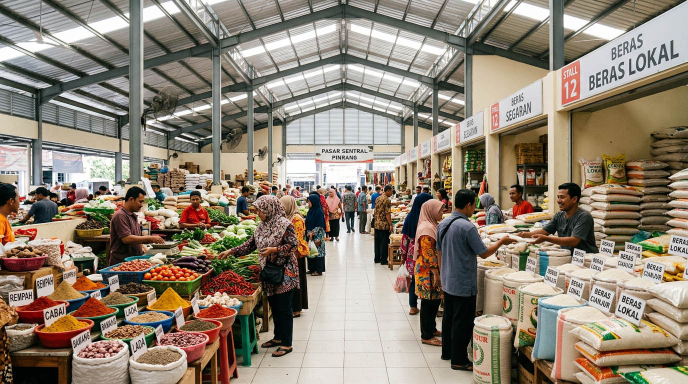
#> input picture assets/banner/pasar_sentral_pinrang_clean_hd.jpg, 1376 x 768 px (shown at 1/2 size)
$ python generate_market_assets.py
#> lines starting #> are read from the running program, lines starting #| are printed output that depends on the picture
import os
from PIL import Image, ImageDraw, ImageFont, ImageFilter

def create_market_photos():
    os.makedirs(os.path.join("assets", "pasar"), exist_ok=True)

    base_banner = os.path.join("assets", "banner", "pasar_sentral_pinrang_clean_hd.jpg")
    if not os.path.exists(base_banner):
        base_banner = os.path.join("assets", "banner", "1741917868_c77d822a24b99f45347f.png")

    markets_meta = [
        {
            "filename": "pasar_sentral_pinrang.jpg",
            "name": "PASAR SENTRAL PINRANG",
            "district": "KECAMATAN WATANG SAWITTO",
            "badge": "🟢 PASAR BEROPERASI AKTIF (BAROMETER DAERAH)",
            "badge_bg": (16, 185, 129),
            "theme_color": (15, 44, 89),
            "sub": "Pusat Induk Distribusi & 786 Lapak Terdata"
        },
        {
            "filename": "pasar_pekkabata.jpg",
            "name": "PASAR PEKKABATA",
            "district": "KECAMATAN DUAMPANUA",
            "badge": "🟢 PASAR AKTIF • JALUR POROS TRANS-SULAWESI",
            "badge_bg": (16, 185, 129),
            "theme_color": (26, 77, 46),
            "sub": "Hari Pasar: Rabu & Sabtu • Sentra Pangan & Ternak"
        },
        {
            "filename": "pasar_bungi.jpg",
            "name": "PASAR BUNGI",
            "district": "KECAMATAN DUAMPANUA",
            "badge": "🟢 PASAR AKTIF • PERDESAAN DUAMPANUA",
            "badge_bg": (16, 185, 129),
            "theme_color": (30, 58, 138),
            "sub": "Hari Pasar: Kamis & Minggu • Komoditas Hasil Bumi"
        },
        {
            "filename": "pasar_langnga.jpg",
            "name": "PASAR LANGNGA",
            "district": "KECAMATAN MATTIRO SOMPE",
            "badge": "🟢 PASAR AKTIF • SENTRA PESISIR & TAMBAK",
            "badge_bg": (16, 185, 129),
            "theme_color": (14, 116, 144),
            "sub": "Hari Pasar: Selasa & Jumat • Ikan Bandeng & Hasil Laut"
        },
        {
            "filename": "pasar_teppo_benteng.jpg",
            "name": "PASAR TEPPO / BENTENG",
            "district": "KECAMATAN PATAMPANUA",
            "badge": "🟢 PASAR AKTIF • SENTRA LUMBUNG PADI",
            "badge_bg": (16, 185, 129),
            "theme_color": (120, 53, 15),
            "sub": "Hari Pasar: Senin & Kamis • Komoditas Padi & Palawija"
        },
        {
            "filename": "pasar_kariango.jpg",
            "name": "PASAR KARIANGO",
            "district": "KECAMATAN MATTIRO BULU",
            "badge": "🟢 PASAR AKTIF • PERDESAAN MATTIRO BULU",
            "badge_bg": (16, 185, 129),
            "theme_color": (21, 94, 117),
            "sub": "Hari Pasar: Rabu & Sabtu • Pertanian & Sembako"
        },
        {
            "filename": "pasar_pajalele.jpg",
            "name": "PASAR PAJALELE",
            "district": "KECAMATAN LEMBANG",
            "badge": "🟢 PASAR AKTIF • DATARAN TINGGI LEMBANG",
            "badge_bg": (16, 185, 129),
            "theme_color": (77, 124, 15),
            "sub": "Hari Pasar: Senin & Jumat • Kopi & Sayuran Pegunungan"
        },
        {
            "filename": "pasar_paleteang_inpres.jpg",
            "name": "PASAR PALETEANG",
            "district": "KECAMATAN PALETEANG",
            "badge": "⚫ TIDAK BEROPERASI (EKS PASAR INPRES / ASET)",
            "badge_bg": (71, 85, 105),
            "theme_color": (30, 41, 59),
            "sub": "Klasifikasi Historis: Perda 2/2017 • Non-Aktif Faktual 2026"
        },
        {
            "filename": "pasar_suppa_evaluasi.jpg",
            "name": "PASAR SUPPA",
            "district": "KECAMATAN SUPPA",
            "badge": "🟠 PERLU VERIFIKASI OPERASIONAL",
            "badge_bg": (217, 119, 6),
            "theme_color": (67, 56, 202),
            "sub": "Sarana Pesisir Suppa • Tahap Evaluasi Pemanfaatan Dinas"
        },
        {
            "filename": "pasar_marawi_tiroang.jpg",
            "name": "PASAR MARAWI",
            "district": "KECAMATAN TIROANG",
            "badge": "🟠 PERLU VERIFIKASI LANJUTAN",
            "badge_bg": (217, 119, 6),
            "theme_color": (13, 148, 136),
            "sub": "Sentra Hortikultura Tiroang • Pemutakhiran Data 2026"
        },
        {
            "filename": "pasar_placeholder_verified.jpg",
            "name": "SARANA PASAR RAKYAT DAERAH",
            "district": "DISPERINDAG ESDM KABUPATEN PINRANG",
            "badge": "🟠 DOKUMENTASI SEDANG DIPERBARUI",
            "badge_bg": (217, 119, 6),
            "theme_color": (15, 23, 42),
            "sub": "Verifikasi Lapangan Bertahap Berbasis Data Faktual"
        }
    ]

    # Coba load font
    font_path_bold = "C:\\Windows\\Fonts\\arialbd.ttf"
    font_path_reg = "C:\\Windows\\Fonts\\arial.ttf"

    try:
        f_title = ImageFont.truetype(font_path_bold, 44)
        f_sub = ImageFont.truetype(font_path_bold, 24)
        f_badge = ImageFont.truetype(font_path_bold, 20)
        f_tag = ImageFont.truetype(font_path_reg, 20)
    except:
        f_title = f_sub = f_badge = f_tag = ImageFont.load_default()

    for item in markets_meta:
        W, H = 1200, 675
        img = Image.new("RGB", (W, H), item["theme_color"])
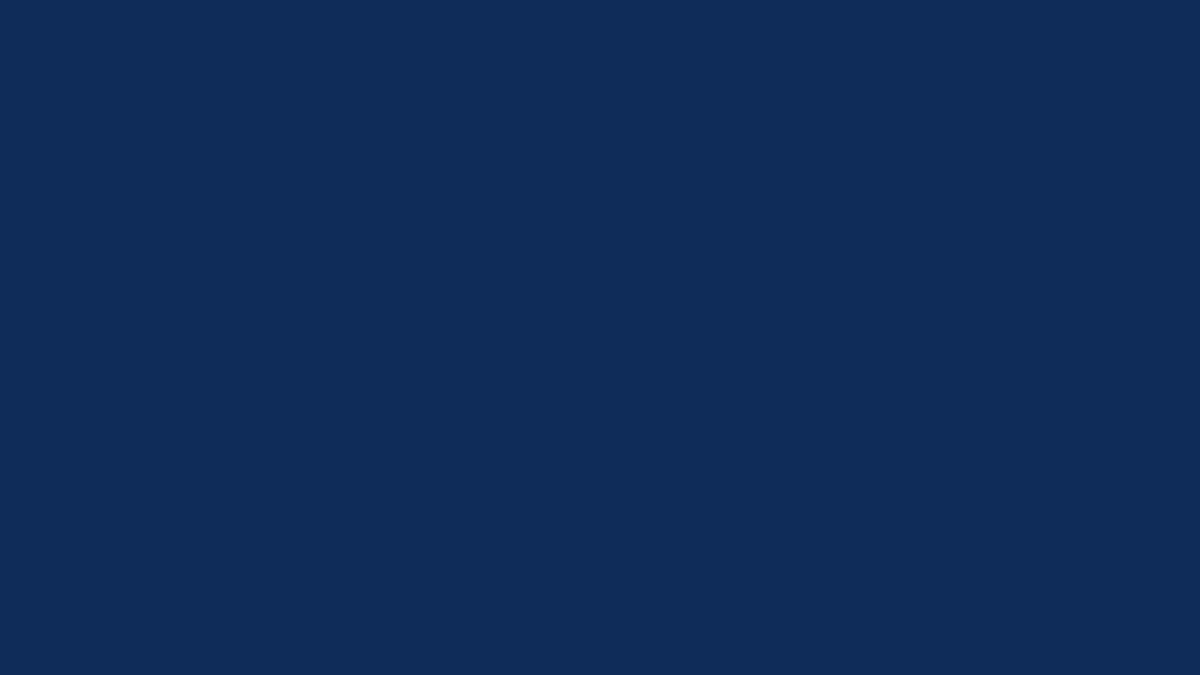
#> img: PIL image 1200x675 RGB; mean R, G, B 15, 44, 89

        # Jika ada background image, blend secara elegan
        if os.path.exists(base_banner):
            try:
                bg = Image.open(base_banner).convert("RGB")
#> bg is the input picture: PIL image 1376x768 RGB; mean R, G, B 143.1, 131.1, 116.1
                bg = bg.resize((W, H), Image.Resampling.LANCZOS)
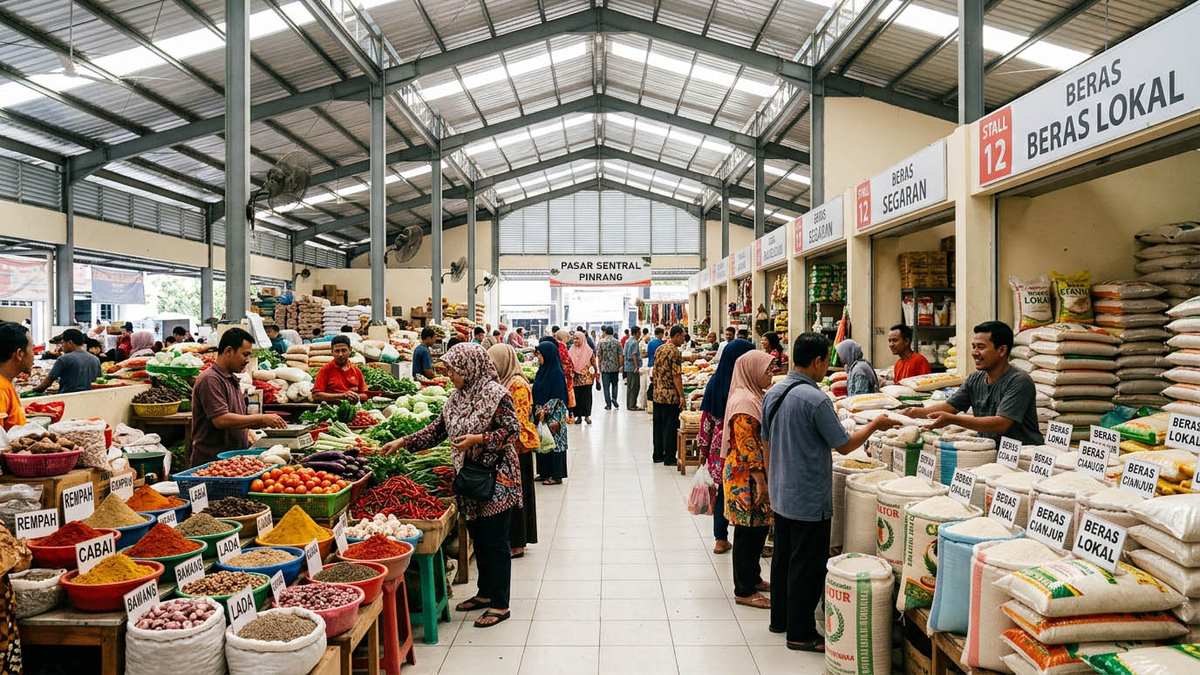
#> bg: PIL image 1200x675 RGB; mean R, G, B 143.1, 131.1, 116.1
                # Gelapkan background
                bg_dark = Image.new("RGB", (W, H), item["theme_color"])
                img = Image.blend(bg, bg_dark, 0.45)
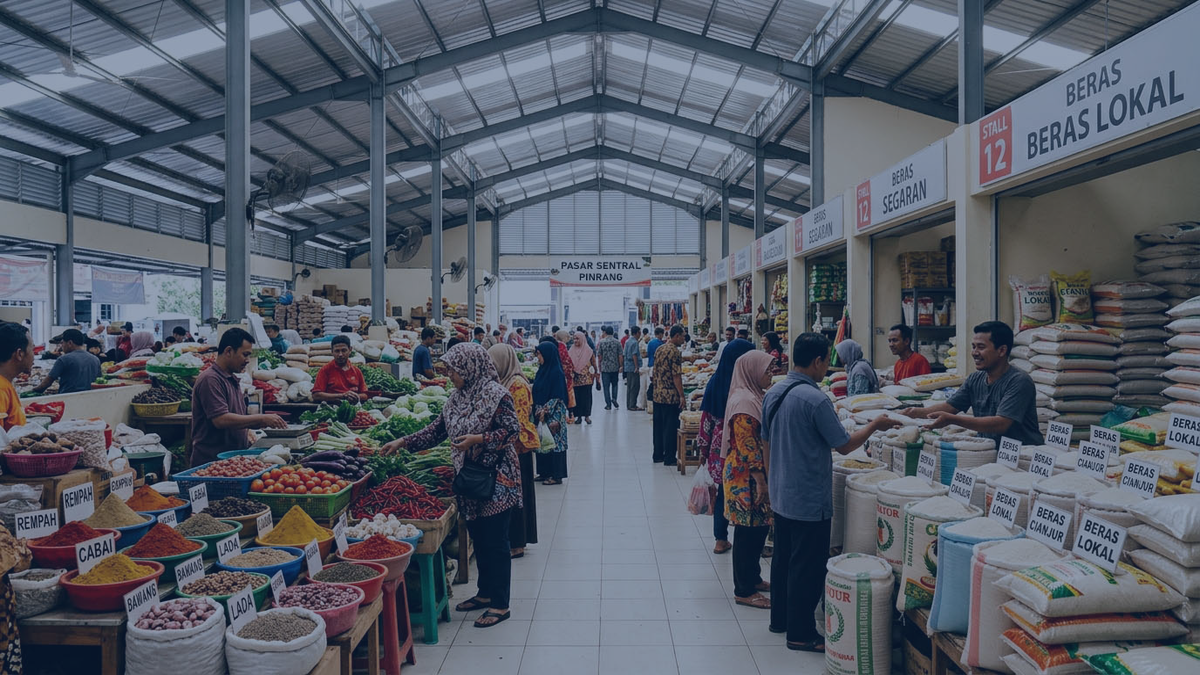
#> img: PIL image 1200x675 RGB; mean R, G, B 85, 91.4, 103.5
            except Exception as e:
                pass

        draw = ImageDraw.Draw(img)

        # Gradient overlay di bagian bawah
        overlay = Image.new("RGBA", (W, H), (0, 0, 0, 0))
#> overlay: PIL image 1200x675 RGBA; every value is 0
        d_over = ImageDraw.Draw(overlay)
        for y in range(H // 3, H):
            alpha = int(240 * ((y - H // 3) / (H * 2 // 3)))
            d_over.line([(0, y), (W, y)], fill=(10, 15, 30, alpha))
        img = Image.alpha_composite(img.convert("RGBA"), overlay).convert("RGB")
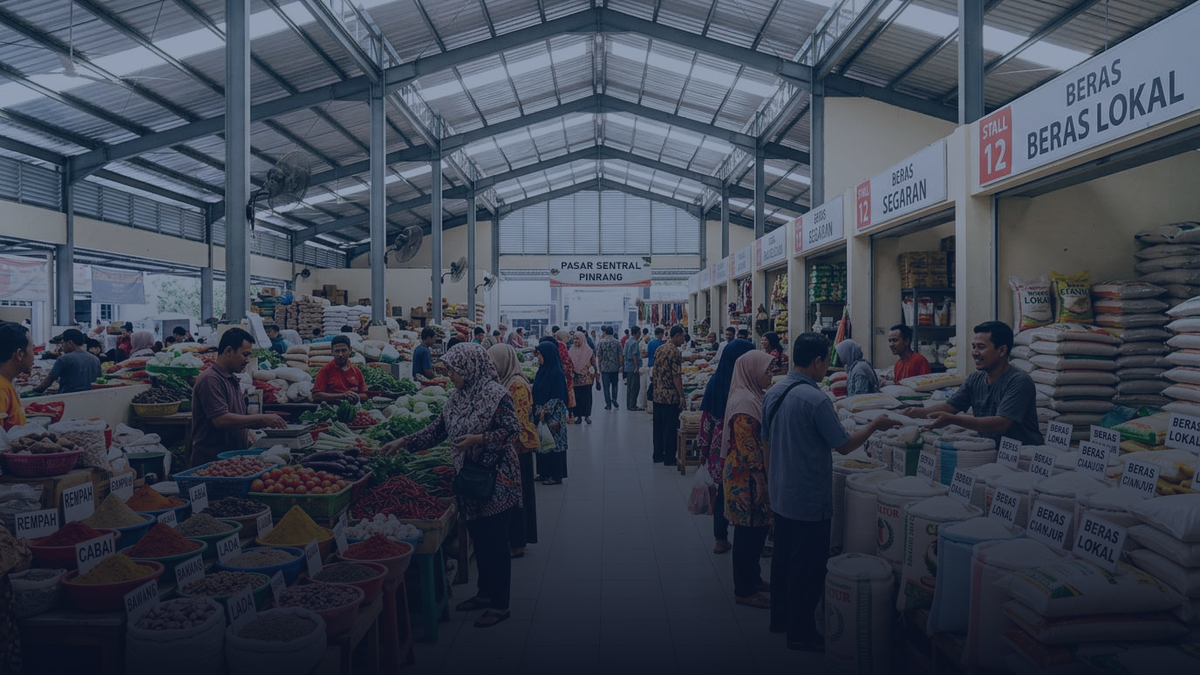
#> img: PIL image 1200x675 RGB; mean R, G, B 61.8, 68.9, 82.4
        draw = ImageDraw.Draw(img)

        # Header Ribbon
        draw.rectangle([(40, 40), (W - 40, 44)], fill=(234, 179, 8))

        # Badge Status
        badge_text = item["badge"]
        badge_w = 480
        badge_h = 44
        draw.rounded_rectangle([(60, 70), (60 + badge_w, 70 + badge_h)], radius=8, fill=item["badge_bg"])
        draw.text((80, 80), badge_text, font=f_badge, fill=(255, 255, 255))

        # Nama Pasar & Kecamatan
        draw.text((60, H - 240), item["district"], font=f_tag, fill=(203, 213, 225))
        draw.text((60, H - 200), item["name"], font=f_title, fill=(255, 255, 255))
        draw.text((60, H - 130), item["sub"], font=f_sub, fill=(253, 224, 71))

        # Footer Watermark
        draw.rectangle([(60, H - 70), (W - 60, H - 68)], fill=(255, 255, 255, 60))
        draw.text((60, H - 55), "PEMERINTAH KABUPATEN PINRANG • DINAS PERINDUSTRIAN, PERDAGANGAN, ESDM", font=f_tag, fill=(148, 163, 184))

        out_path = os.path.join("assets", "pasar", item["filename"])
        img.save(out_path, "JPEG", quality=92)
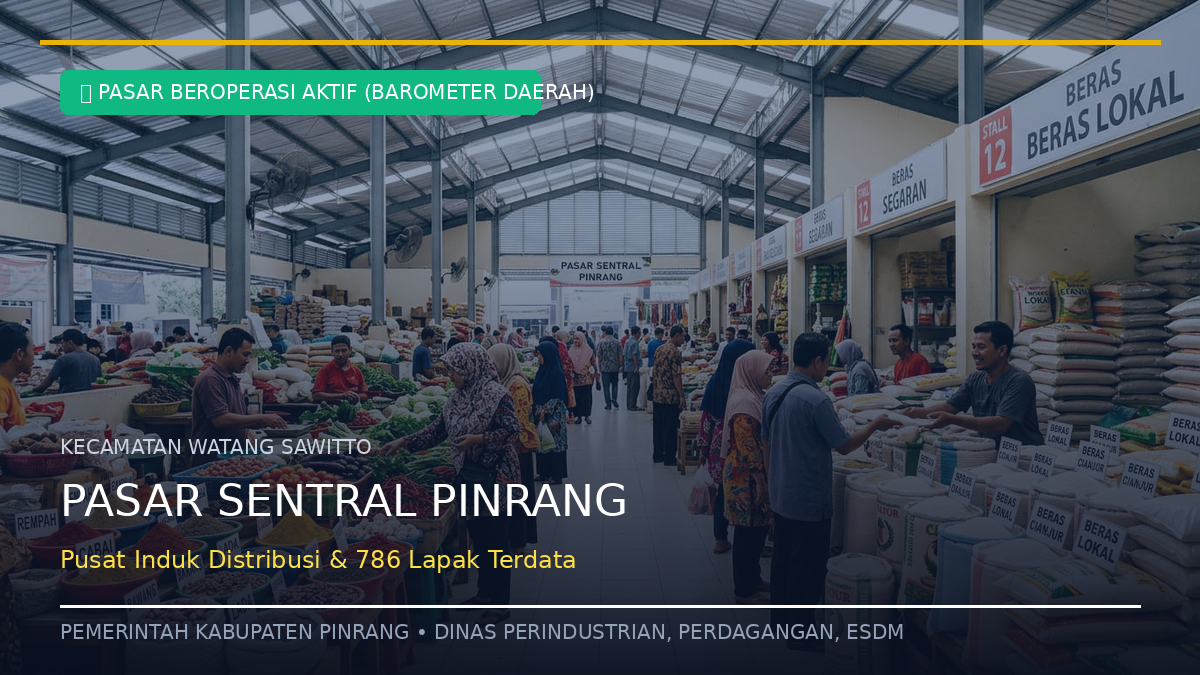
#> saved as pasar_sentral_pinrang.jpg: PIL image 1200x675 RGB; mean R, G, B 65.9, 76.1, 85.8
        print(f"Generated market visual: {out_path}")

if __name__ == "__main__":
    create_market_photos()
